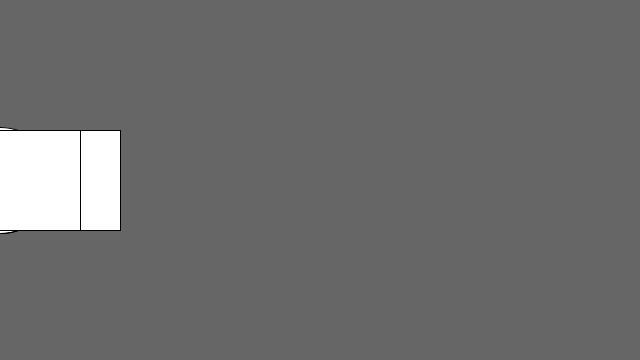
Frame 1 (no input)
Frame 60 (the mouse pressed at the canvas centre just before this capture): identical to frame 1, image omitted
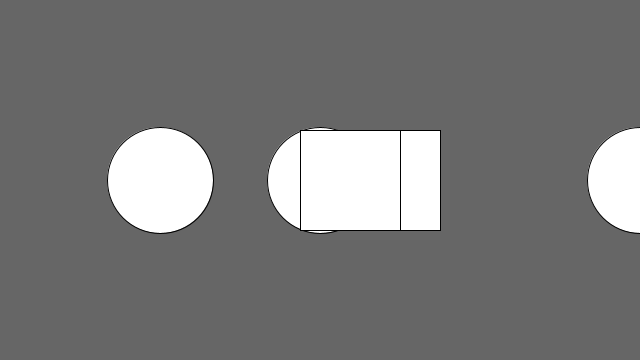
Frame 120 (the mouse held since frame 60 and released just before this capture)

The Processing sketch that drew these frames (run headless with seeded random() and noise(); from frame 60 on, the mouse is pressed at the canvas centre):

// Processing sketch: processing_63695
// ── processing_63695.pde

float rx, ry;    // rectangle x- and y-coordinate
float rd = 100;  // rectangle width

float ex, ey;    // ellipse x- and y-coordinate
float ed = 106;  // ellipse diameter

void setup() {
  size(640, 360);
  smooth();

  // Set the x- and y-coordinates for the rectangle
  rx = width * 0.33 - rd/2;
  ry = height * 0.5 - rd/2;

  // Set the x- and y-coordinates for the ellipse
  ex = width * 0.66;
  ey = height * 0.5;
}

void draw() {
  background(102);


  ellipse(mouseX, ey, ed, ed);
  ellipse(mouseX/2, ey, ed, ed);
  ellipse(mouseX*2, ey, ed, ed);



  rect(mouseX, ry, rd, rd);
  rect(mouseX+20, ry, rd, rd);
  rect(mouseX-20, ry, rd, rd);
}
